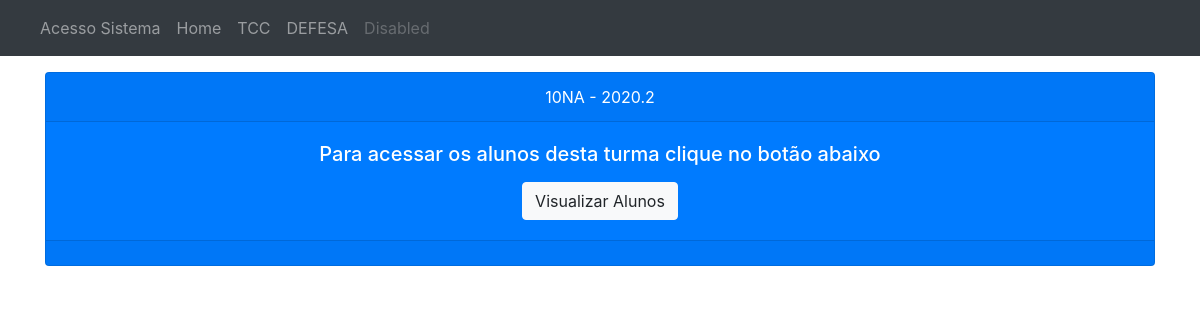
The page /tcc on the database as committed earlier.
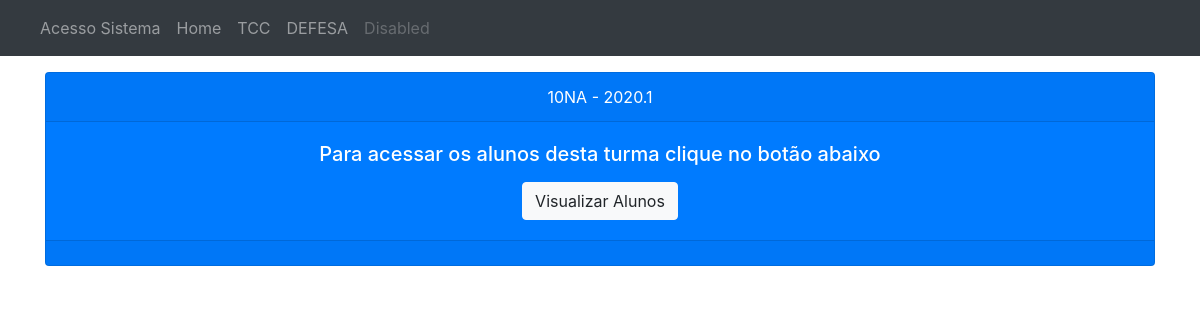
The same page on the database as committed later.
### core/models.py (models this page shows, shortened)
class Turma(models.Model):
    class STATUS_TURMA_CHOICE(models.TextChoices):
        ATIVO = 'ATIVO', _('ATIVO'),
        ENCERRADA = 'ENCERRADA', _('ENCERRADA'),
    id_turma = models.AutoField(primary_key=True)
    nome_turma = models.CharField(verbose_name="Nome da Turma", max_length=50)
    id_curso_turma = models.ForeignKey(Curso, verbose_name="Curso", related_name="id_curso_turma", on_delete=models.CASCADE)
    periodo_turma = models.CharField(verbose_name="Periodo Turma", max_length=6)
    status_turma = models.CharField(verbose_name="Em Andamento ou Encerrada", max_length=50, choices=STATUS_TURMA_CHOICE.choices, default=STATUS_TURMA_CHOICE.ATIVO, blank=True, null=True)
    class Meta:
        verbose_name = '5 - Turma'
        verbose_name_plural = '5 - Turmas'

### core/views.py (the view)
# urls.py: path('tcc' , TccView),
def TccView(request):
    data = {}
    data['turma'] = Turma.objects.all()
    data['tcc'] = tcc.objects.all()
    data['defesa'] = Defesa.objects.all()
    return render(request, 'tcc.html', data)

### core/models.py (called while the page is built)
    def __str__(self):
        return 'Curso: ' + self.nome_curso + '  |   Periodo: ' + self.id_periodo_curso.nome_periodo

    def __str__(self):
        return self.nome_professor

    def __str__(self):
        return  self.nome_aluno

### core/templates/tcc.html (shortened to what this page needs)
{% load static %}
<!doctype html>
<html class="no-js" lang="pt-br">
<head>
<link rel="stylesheet" href="{% static 'css/bootstrap.min.css' %}">
</head>
<body>
<nav class="navbar navbar-expand-lg navbar-dark bg-dark fixed-top">
  <div class="collapse navbar-collapse" id="navbarNav">
    <ul class="navbar-nav">
      <li class="nav-item">
        <a class="nav-link" href="admin/">Acesso Sistema<span class="sr-only">(current)</span></a>
      </li>
           <li class="nav-item">
        <a class="nav-link" href="/">Home</a>
      </li>
      <li class="nav-item">
        <a class="nav-link" href="tcc">TCC</a>
      </li>
      <li class="nav-item">
        <a class="nav-link" href="defesa">DEFESA</a>
      </li>
      <li class="nav-item">
        <a class="nav-link disabled" href="#" tabindex="-1" aria-disabled="true">Disabled</a>
      </li>
    </ul>
  </div>
</nav>
<br><br><br>
  {% for Turma in turma %}
    {% if Turma.status_turma == "ATIVO" %}
  <div class="container">
  <div class="card text-white bg-primary mb-3 text-center">
    <div class="card-header">{{ Turma.nome_turma }} - {{ Turma.periodo_turma }}</div>
    <div class="card-body">
      <h5 class="card-title">Para acessar os alunos desta turma clique no botão abaixo </h5>
  <button type="button" class="btn btn-light" data-toggle="modal" data-target=".bd-example-modal-xl{{ Turma.nome_turma }}">Visualizar Alunos</button>
    </div>
    <div class="card-footer text-muted">
    </div>
  </div>
  </div>
  <br>
    {% endif %}
  {% endfor %}
</body>
</html>

Rows that differ between the two databases and show on the page:
changed Turma "10NA": periodo_turma "2020.2" → "2020.1"
